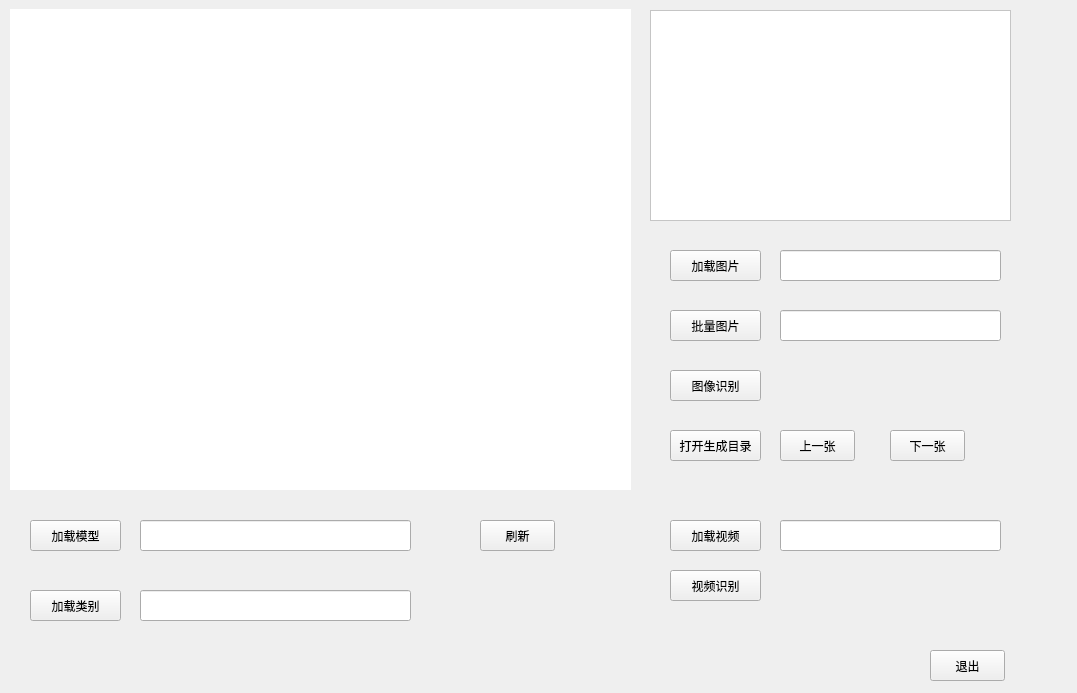
<?xml version="1.0" encoding="UTF-8"?>
<ui version="4.0">
 <class>Form</class>
 <widget class="QWidget" name="Form">
  <property name="geometry">
   <rect>
    <x>0</x>
    <y>0</y>
    <width>1077</width>
    <height>693</height>
   </rect>
  </property>
  <property name="windowTitle">
   <string>Form</string>
  </property>
  <property name="styleSheet">
   <string notr="true"/>
  </property>
  <widget class="QLabel" name="label_img_show">
   <property name="geometry">
    <rect>
     <x>10</x>
     <y>9</y>
     <width>621</width>
     <height>481</height>
    </rect>
   </property>
   <property name="font">
    <font>
     <family>楷体</family>
     <pointsize>30</pointsize>
     <italic>false</italic>
    </font>
   </property>
   <property name="styleSheet">
    <string notr="true">background-color: rgb(255, 255, 255);</string>
   </property>
   <property name="text">
    <string/>
   </property>
   <property name="alignment">
    <set>Qt::AlignCenter</set>
   </property>
  </widget>
  <widget class="QTextBrowser" name="te_screen_display">
   <property name="geometry">
    <rect>
     <x>650</x>
     <y>10</y>
     <width>361</width>
     <height>211</height>
    </rect>
   </property>
   <property name="styleSheet">
    <string notr="true">background-color: rgb(255, 255, 255);</string>
   </property>
  </widget>
  <widget class="QWidget" name="widget" native="true">
   <property name="enabled">
    <bool>true</bool>
   </property>
   <property name="geometry">
    <rect>
     <x>10</x>
     <y>510</y>
     <width>411</width>
     <height>131</height>
    </rect>
   </property>
   <property name="font">
    <font>
     <underline>false</underline>
    </font>
   </property>
   <property name="layoutDirection">
    <enum>Qt::LeftToRight</enum>
   </property>
   <property name="autoFillBackground">
    <bool>false</bool>
   </property>
   <widget class="QPushButton" name="load_class">
    <property name="geometry">
     <rect>
      <x>20</x>
      <y>80</y>
      <width>91</width>
      <height>31</height>
     </rect>
    </property>
    <property name="text">
     <string>加载类别</string>
    </property>
   </widget>
   <widget class="QLineEdit" name="load_model_path">
    <property name="geometry">
     <rect>
      <x>130</x>
      <y>10</y>
      <width>271</width>
      <height>31</height>
     </rect>
    </property>
   </widget>
   <widget class="QPushButton" name="load_model">
    <property name="geometry">
     <rect>
      <x>20</x>
      <y>10</y>
      <width>91</width>
      <height>31</height>
     </rect>
    </property>
    <property name="text">
     <string>加载模型</string>
    </property>
   </widget>
   <widget class="QLineEdit" name="load_class_path">
    <property name="geometry">
     <rect>
      <x>130</x>
      <y>80</y>
      <width>271</width>
      <height>31</height>
     </rect>
    </property>
   </widget>
  </widget>
  <widget class="QWidget" name="widget_2" native="true">
   <property name="enabled">
    <bool>true</bool>
   </property>
   <property name="geometry">
    <rect>
     <x>650</x>
     <y>240</y>
     <width>361</width>
     <height>250</height>
    </rect>
   </property>
   <property name="palette">
    <palette>
     <active>
      <colorrole role="AlternateBase">
       <brush brushstyle="SolidPattern">
        <color alpha="255">
         <red>246</red>
         <green>246</green>
         <blue>246</blue>
        </color>
       </brush>
      </colorrole>
     </active>
     <inactive>
      <colorrole role="AlternateBase">
       <brush brushstyle="SolidPattern">
        <color alpha="255">
         <red>246</red>
         <green>246</green>
         <blue>246</blue>
        </color>
       </brush>
      </colorrole>
     </inactive>
     <disabled>
      <colorrole role="AlternateBase">
       <brush brushstyle="SolidPattern">
        <color alpha="255">
         <red>246</red>
         <green>246</green>
         <blue>246</blue>
        </color>
       </brush>
      </colorrole>
     </disabled>
    </palette>
   </property>
   <property name="styleSheet">
    <string notr="true"/>
   </property>
   <widget class="QPushButton" name="btn_batch_img">
    <property name="geometry">
     <rect>
      <x>20</x>
      <y>70</y>
      <width>91</width>
      <height>31</height>
     </rect>
    </property>
    <property name="text">
     <string>批量图片</string>
    </property>
   </widget>
   <widget class="QLineEdit" name="batch_img_path">
    <property name="geometry">
     <rect>
      <x>130</x>
      <y>70</y>
      <width>221</width>
      <height>31</height>
     </rect>
    </property>
   </widget>
   <widget class="QPushButton" name="btn_img">
    <property name="geometry">
     <rect>
      <x>20</x>
      <y>10</y>
      <width>91</width>
      <height>31</height>
     </rect>
    </property>
    <property name="text">
     <string>加载图片</string>
    </property>
   </widget>
   <widget class="QLineEdit" name="img_path">
    <property name="geometry">
     <rect>
      <x>130</x>
      <y>10</y>
      <width>221</width>
      <height>31</height>
     </rect>
    </property>
   </widget>
   <widget class="QPushButton" name="recognize_img">
    <property name="geometry">
     <rect>
      <x>20</x>
      <y>130</y>
      <width>91</width>
      <height>31</height>
     </rect>
    </property>
    <property name="text">
     <string>图像识别</string>
    </property>
   </widget>
   <widget class="QPushButton" name="OpenDirBtn">
    <property name="geometry">
     <rect>
      <x>20</x>
      <y>190</y>
      <width>91</width>
      <height>31</height>
     </rect>
    </property>
    <property name="text">
     <string>打开生成目录</string>
    </property>
   </widget>
   <widget class="QPushButton" name="PreImBtn">
    <property name="geometry">
     <rect>
      <x>130</x>
      <y>190</y>
      <width>75</width>
      <height>31</height>
     </rect>
    </property>
    <property name="text">
     <string>上一张</string>
    </property>
   </widget>
   <widget class="QPushButton" name="NextImBtn">
    <property name="geometry">
     <rect>
      <x>240</x>
      <y>190</y>
      <width>75</width>
      <height>31</height>
     </rect>
    </property>
    <property name="text">
     <string>下一张</string>
    </property>
   </widget>
  </widget>
  <widget class="QWidget" name="widget_3" native="true">
   <property name="enabled">
    <bool>true</bool>
   </property>
   <property name="geometry">
    <rect>
     <x>650</x>
     <y>510</y>
     <width>361</width>
     <height>100</height>
    </rect>
   </property>
   <property name="styleSheet">
    <string notr="true"/>
   </property>
   <widget class="QPushButton" name="v_det_btn">
    <property name="geometry">
     <rect>
      <x>20</x>
      <y>60</y>
      <width>91</width>
      <height>31</height>
     </rect>
    </property>
    <property name="text">
     <string>视频识别</string>
    </property>
   </widget>
   <widget class="QPushButton" name="btn_v">
    <property name="geometry">
     <rect>
      <x>20</x>
      <y>10</y>
      <width>91</width>
      <height>31</height>
     </rect>
    </property>
    <property name="text">
     <string>加载视频</string>
    </property>
   </widget>
   <widget class="QLineEdit" name="video_path">
    <property name="geometry">
     <rect>
      <x>130</x>
      <y>10</y>
      <width>221</width>
      <height>31</height>
     </rect>
    </property>
   </widget>
  </widget>
  <widget class="QPushButton" name="pb_quit">
   <property name="geometry">
    <rect>
     <x>930</x>
     <y>650</y>
     <width>75</width>
     <height>31</height>
    </rect>
   </property>
   <property name="text">
    <string>退出</string>
   </property>
  </widget>
  <widget class="QPushButton" name="refresh">
   <property name="geometry">
    <rect>
     <x>480</x>
     <y>520</y>
     <width>75</width>
     <height>31</height>
    </rect>
   </property>
   <property name="text">
    <string>刷新</string>
   </property>
  </widget>
 </widget>
 <resources/>
 <connections/>
</ui>
